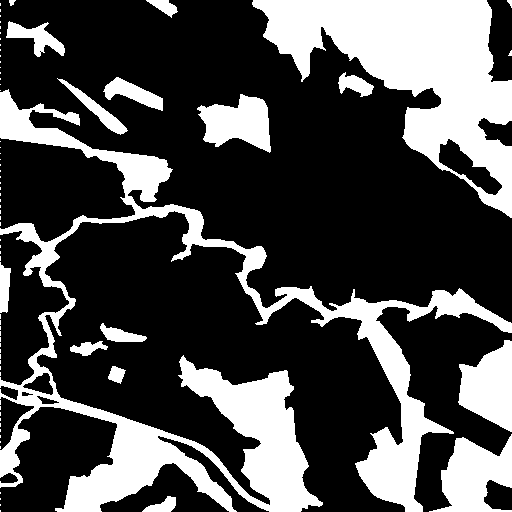
#> input picture DatabackUpphase-01/data/sentinel-2a-tile-7680x-10240y/masks/sugarcane-region-mask.png, 512 x 512 px, found by its file name; its folder holds only this picture in this run
$ jupyter execute Sample.ipynb
#> lines starting #> are read from the running program, lines starting #| are printed output that depends on the picture
[cell 1]
import numpy as np
from PIL import Image, ImageDraw
import glob
import os

# The initial release contains only one tile, so lets hardcode its location
# here.  When you have more tiles, you can update this
TILE_X = 7680
TILE_Y = 10240

# The expected value of a Pixel in a mask file indicating that the pixel is
# within that region.  Tuple value, (Red, Green, Blue, Alpha)
IS_IN_MASK_PIXEL_VALUE = (0, 0, 0, 255,)

# Tile width / height in pixels
TILE_WIDTH_PX = 512
TILE_HEIGHT_PX = 512
# Change me BASE_DATA_PATH = "../DatabackUpphase-01/data/sentinel-2a-tile-{tile_x}x-{tile_y}y"
BASE_DATA_PATH = "./data/sentinel-2a-tile-{tile_x}x-{tile_y}y"

# Get the physical path to the PNG image containing the mask file
def get_mask_path(tile_x, tile_y, mask_type):
    path = BASE_DATA_PATH.format(tile_x=tile_x, tile_y=tile_y) + f"/masks/{mask_type}-mask.png"
    return path


# Open an image file and get all the pixels
def get_tile_pixels(tile_path):
    img = Image.open(tile_path)
#> img is the input picture: PIL image 512x512 RGBA; mean R, G, B, A 20.7, 21.1, 23.7, 179.6
    pixels = img.load()
    return pixels


# Get the pixels for an image file
def get_mask_pixels(tile_x, tile_y, mask_type):
    mask_path = get_mask_path(tile_x, tile_y, mask_type)
    return get_tile_pixels(mask_path)


def is_in_mask(mask_pixels, pixel_x, pixel_y):
    if mask_pixels[pixel_y, pixel_x] == IS_IN_MASK_PIXEL_VALUE:
        return True
    else:
        return False

def generate_ascii_mask_matrix(tile_x, tile_y, mask_type):
    mask_pixels = get_mask_pixels(tile_x, tile_y, mask_type)

    # We don't really want to display ASCII art that is 512 characters long as it will be
    # too long to show in a terminal, so lets scale it
    scale_factor = 1

    width_in_chars = int(TILE_WIDTH_PX / scale_factor)
    height_in_chars = int(TILE_HEIGHT_PX / scale_factor)

    mask_matrix = np.empty(shape=(width_in_chars, height_in_chars))

    for x_char in range(0, width_in_chars - 1):
        for y_char in range(0, height_in_chars - 1):
            # Convert the character index back to actual pixels
            pixel_x = x_char * scale_factor
            pixel_y = y_char * scale_factor

            # is the pixel in my mask?
            in_mask = is_in_mask(mask_pixels, pixel_x, pixel_y)
            if in_mask:
                mask_value = 1
            else:
                mask_value = 0
                # print("X", end="")
            # else:
                # print(" ", end="")
            mask_matrix[x_char,y_char] = mask_value
    return mask_matrix


def print_ascii_mask(mask_matrix, print_scale_factor):
#> called with print_scale_factor = 10
    for x in range(0, mask_matrix.shape[0],print_scale_factor):
                for y in range(0, mask_matrix.shape[1], print_scale_factor):
                    if mask_matrix[x,y] == 1:
                        print("X", end="")
                    else:
                        print(" ", end="")
                # Print a newline at the end of each row
                print("\n", end="")
#> this loop made 52 passes
#> x on passes 2 to 13: 10, 20, 30, 40, 50, 60, 70, 80, 90, 100, 110, 120
#| X XXXXXXXXXXXXX  XXXXXXXXX                       XX
#|  XXXXXXXXXXXXXXXX XXXXXXXXX                       XX
#| XXXXXXXXXXXXXXXXXXXXXXXXXXX                       XX
#| X    XXXXXXXXXXXXXXXXXXXXXX                      XXX
#| XXXX  XXXXXXXXXXXXXXXXXXXXX      X               XXX
#|  XXX X XXXXXXXXXXXXXXXXXXXXX    XX               XXX
#| XXXXXXXXXXXXXXXXXXXXXXXXXXXXXX XXXX               XX
#| XXXXXXXXXXXXXXXXXXXXXXXXXXXXXX XXXXXX             XX
#> (further printed lines are left out)


# Get a list of all the image tiles for a specific x,y coordinate
# for the specified band
def get_timeseries_image_paths(tile_x, tile_y, band):
    path = BASE_DATA_PATH.format(tile_x=tile_x, tile_y=tile_y) + f"/timeseries/{tile_x}-{tile_y}-{band}*.png"
    images = glob.glob(path)
    return images


# Print out an ascii representation of the sugarcane regions
print_ascii_mask(generate_ascii_mask_matrix(TILE_X, TILE_Y, "sugarcane-region"), 10)

[cell 2]
from PIL import Image, ImageDraw
import glob
import os

[cell 3]
path = BASE_DATA_PATH.format(tile_x=TILE_X, tile_y=TILE_Y) + f"/timeseries/7680-10240-TCI-2019-08-09.png"
Sampleimage = Image.open(path)
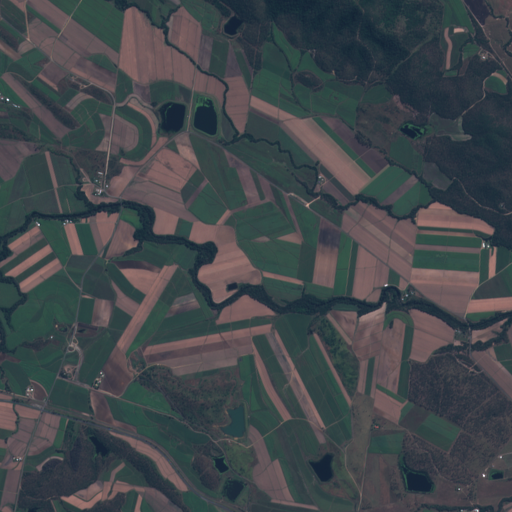
#> input picture DatabackUpphase-01/data/sentinel-2a-tile-7680x-10240y/timeseries/7680-10240-TCI-2019-08-09.png, 512 x 512 px, found by its file name
#> Sampleimage is the input picture: PIL image 512x512 RGB; mean R, G, B 66, 71.2, 74.6

[cell 4]
print(Sampleimage.format, Sampleimage.size, Sampleimage.mode)
#| PNG (512, 512) RGB

[cell 5]
bw = Sampleimage.convert('1')
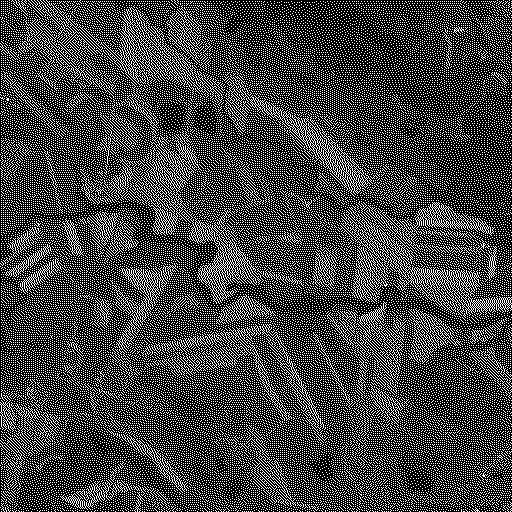
#> bw: PIL image 512x512 1; 27.1% white in thin lines or dots
